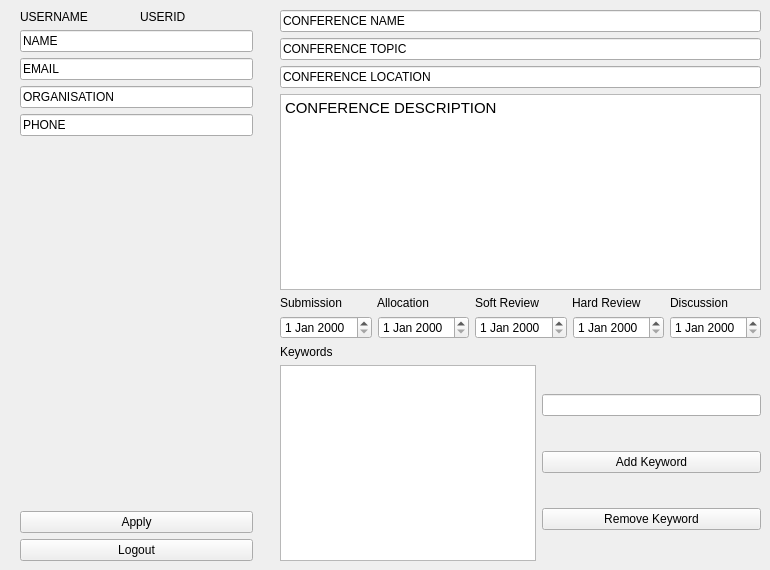
      <widget class="QWidget" name="infoTabChair">
       <attribute name="title">
        <string>Information</string>
       </attribute>
       <widget class="QWidget" name="verticalLayoutWidget_3">
        <property name="geometry">
         <rect>
          <x>20</x>
          <y>10</y>
          <width>233</width>
          <height>551</height>
         </rect>
        </property>
        <layout class="QVBoxLayout" name="verticalLayout_3">
         <item>
          <layout class="QHBoxLayout" name="horizontalLayout_3">
           <item>
            <widget class="QLabel" name="username_2">
             <property name="text">
              <string>USERNAME</string>
             </property>
            </widget>
           </item>
           <item>
            <widget class="QLabel" name="userid_2">
             <property name="text">
              <string>USERID</string>
             </property>
            </widget>
           </item>
          </layout>
         </item>
         <item>
          <widget class="QLineEdit" name="name_2">
           <property name="text">
            <string>NAME</string>
           </property>
          </widget>
         </item>
         <item>
          <widget class="QLineEdit" name="email_2">
           <property name="text">
            <string>EMAIL</string>
           </property>
          </widget>
         </item>
         <item>
          <widget class="QLineEdit" name="organisation_2">
           <property name="text">
            <string>ORGANISATION</string>
           </property>
          </widget>
         </item>
         <item>
          <widget class="QLineEdit" name="phone_2">
           <property name="text">
            <string>PHONE</string>
           </property>
          </widget>
         </item>
         <item>
          <spacer name="verticalSpacer_9">
           <property name="orientation">
            <enum>Qt::Vertical</enum>
           </property>
           <property name="sizeHint" stdset="0">
            <size>
             <width>20</width>
             <height>40</height>
            </size>
           </property>
          </spacer>
         </item>
         <item>
          <widget class="QPushButton" name="applyChair">
           <property name="text">
            <string>Apply</string>
           </property>
          </widget>
         </item>
         <item>
          <widget class="QPushButton" name="logout_2">
           <property name="text">
            <string>Logout</string>
           </property>
          </widget>
         </item>
        </layout>
       </widget>
       <widget class="QWidget" name="verticalLayoutWidget_4">
        <property name="geometry">
         <rect>
          <x>280</x>
          <y>10</y>
          <width>481</width>
          <height>551</height>
         </rect>
        </property>
        <layout class="QVBoxLayout" name="verticalLayout_4">
         <item>
          <widget class="QLineEdit" name="lineEdit">
           <property name="text">
            <string>CONFERENCE NAME</string>
           </property>
          </widget>
         </item>
         <item>
          <widget class="QLineEdit" name="lineEdit_2">
           <property name="text">
            <string>CONFERENCE TOPIC</string>
           </property>
          </widget>
         </item>
         <item>
          <widget class="QLineEdit" name="lineEdit_3">
           <property name="text">
            <string>CONFERENCE LOCATION</string>
           </property>
          </widget>
         </item>
         <item>
          <widget class="QTextEdit" name="textEdit_2">
           <property name="html">
            <string>&lt;!DOCTYPE HTML PUBLIC &quot;-//W3C//DTD HTML 4.0//EN&quot; &quot;http://www.w3.org/TR/REC-html40/strict.dtd&quot;&gt;
&lt;html&gt;&lt;head&gt;&lt;meta name=&quot;qrichtext&quot; content=&quot;1&quot; /&gt;&lt;style type=&quot;text/css&quot;&gt;
p, li { white-space: pre-wrap; }
&lt;/style&gt;&lt;/head&gt;&lt;body style=&quot; font-family:'MS Shell Dlg 2'; font-size:8.25pt; font-weight:400; font-style:normal;&quot;&gt;
&lt;p style=&quot; margin-top:0px; margin-bottom:0px; margin-left:0px; margin-right:0px; -qt-block-indent:0; text-indent:0px;&quot;&gt;&lt;span style=&quot; font-family:'Ubuntu'; font-size:11pt;&quot;&gt;CONFERENCE DESCRIPTION&lt;/span&gt;&lt;/p&gt;&lt;/body&gt;&lt;/html&gt;</string>
           </property>
          </widget>
         </item>
         <item>
          <layout class="QVBoxLayout" name="verticalLayout_9">
           <item>
            <layout class="QHBoxLayout" name="horizontalLayout_26">
             <item>
              <widget class="QLabel" name="label_44">
               <property name="text">
                <string>Submission</string>
               </property>
              </widget>
             </item>
             <item>
              <widget class="QLabel" name="label_45">
               <property name="text">
                <string>Allocation</string>
               </property>
              </widget>
             </item>
             <item>
              <widget class="QLabel" name="label_46">
               <property name="text">
                <string>Soft Review</string>
               </property>
              </widget>
             </item>
             <item>
              <widget class="QLabel" name="label_43">
               <property name="text">
                <string>Hard Review</string>
               </property>
              </widget>
             </item>
             <item>
              <widget class="QLabel" name="label_42">
               <property name="text">
                <string>Discussion</string>
               </property>
              </widget>
             </item>
            </layout>
           </item>
           <item>
            <layout class="QHBoxLayout" name="horizontalLayout_27">
             <item>
              <widget class="QDateEdit" name="subDateEdit"/>
             </item>
             <item>
              <widget class="QDateEdit" name="allocDateEdit"/>
             </item>
             <item>
              <widget class="QDateEdit" name="sReviewDateEdit"/>
             </item>
             <item>
              <widget class="QDateEdit" name="hReviewDateEdit"/>
             </item>
             <item>
              <widget class="QDateEdit" name="discDateEdit"/>
             </item>
            </layout>
           </item>
          </layout>
         </item>
         <item>
          <widget class="QLabel" name="label_25">
           <property name="text">
            <string>Keywords</string>
           </property>
          </widget>
         </item>
         <item>
          <layout class="QHBoxLayout" name="horizontalLayout_20">
           <item>
            <widget class="QListWidget" name="confKeyList"/>
           </item>
           <item>
            <layout class="QVBoxLayout" name="verticalLayout_11">
             <item>
              <widget class="QLineEdit" name="confKeyEntry"/>
             </item>
             <item>
              <widget class="QPushButton" name="addConfKey">
               <property name="text">
                <string>Add Keyword</string>
               </property>
              </widget>
             </item>
             <item>
              <widget class="QPushButton" name="rmvConfKey">
               <property name="text">
                <string>Remove Keyword</string>
               </property>
              </widget>
             </item>
            </layout>
           </item>
          </layout>
         </item>
        </layout>
       </widget>
      </widget>
